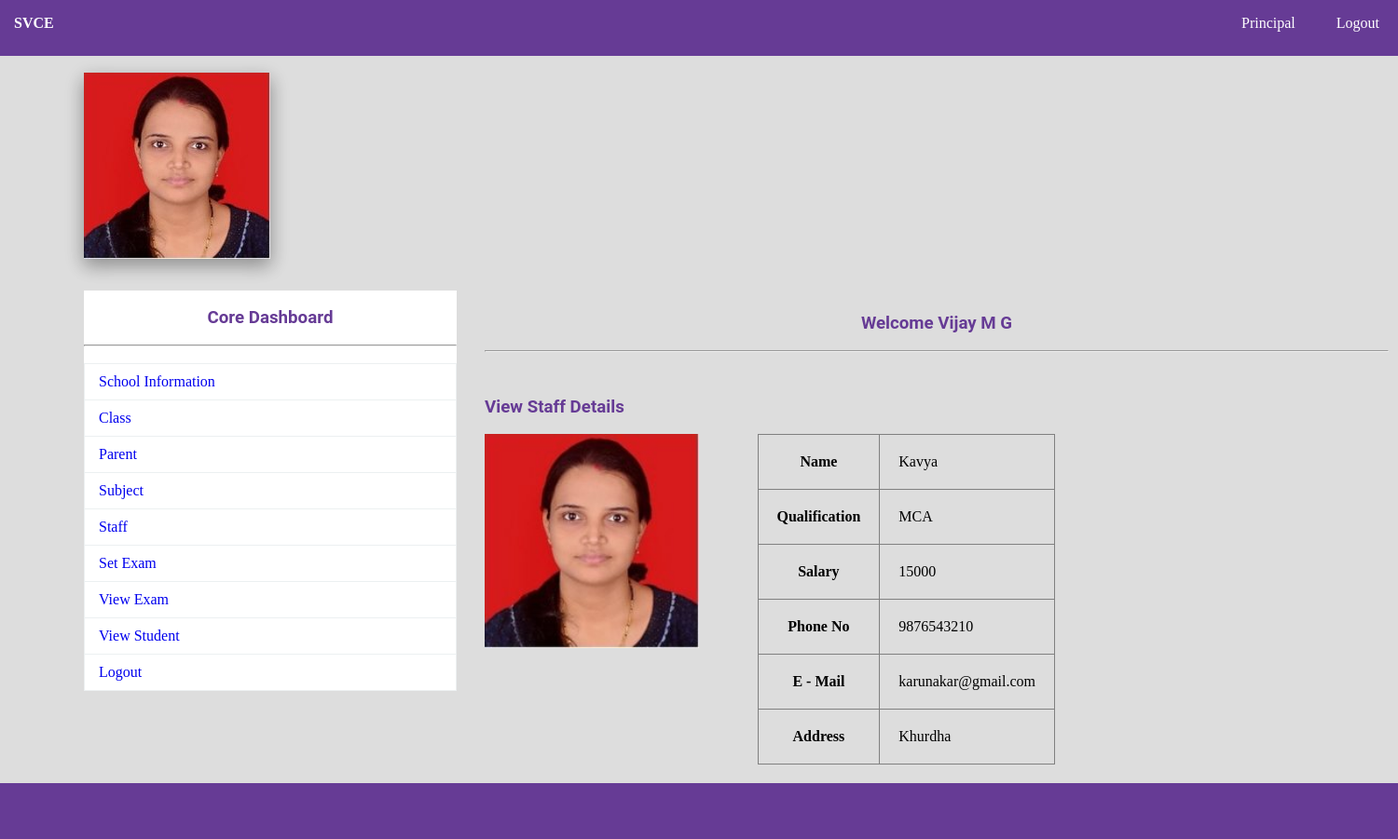
/staff_view.php?id=1 (signed in), run on the app's committed database.
### tables this page shows
CREATE TABLE `staff` (
  `TID` int(11) NOT NULL,
  `TNAME` varchar(150) NOT NULL,
  `TPASS` varchar(150) NOT NULL,
  `QUAL` varchar(150) NOT NULL,
  `SAL` varchar(150) NOT NULL,
  `PNO` varchar(150) NOT NULL,
  `MAIL` varchar(150) NOT NULL,
  `PADDR` text NOT NULL,
  `IMG` varchar(150) NOT NULL
);

### staff_view.php (the view, shortened to what this page needs)
<?php
	include"database.php";
	$sql="SELECT * FROM staff WHERE TID={$_GET["id"]}";
		$res=$db->query($sql);
		if($res->num_rows>0)
		{
			$row=$res->fetch_assoc();
		}
?>
<!DOCTYPE html>
<html>
	<head>
		<link rel="stylesheet" type="text/css" href="css/style.css">
	</head>
	<body>
		<?php include"navbar.php";?><br>
		<img src="img/1.jpg" style="margin-left:90px;" class="sha">
			<div id="section">
				<?php include"sidebar.php";?><br><br><br>
				<h3 class="text">Welcome <?php echo $_SESSION["ANAME"]; ?></h3><br><hr><br>
				<div class="content1">
						<h3 > View Staff Details</h3><br>
						<div class="ibox">
							<img src="<?php echo $row["IMG"]; ?>" height="230" width="230">
						</div>
						<div class="tsbox">
						<table border="1px">
							<tr><th>Name </th> <td> <?php echo $row["TNAME"]; ?></td></tr>
							<tr><th>Qualification </th> <td> <?php echo $row["QUAL"]; ?></td></tr>
							<tr><th>Salary </th> <td> <?php echo $row["SAL"]; ?></td></tr>
							<tr><th>Phone No </th> <td> <?php echo $row["PNO"]; ?></td></tr>
							<tr><th>E - Mail </th> <td> <?php echo $row["MAIL"]; ?></td></tr>
							<tr><th>Address </th> <td> <?php echo $row["PADDR"]; ?></td></tr>
						</table>
						</div>
				</div>
			</div>
			<?php include"footer.php";?>
	</body>
</html>

### css/style.css (style rules this page uses)
* { padding:0px; margin:0px; }
html { background:#dddddd; }
h1,h2,h3,h4,h5,h6,label { font-family:roboto; color:#663b95; }
.sha { -webkit-box-shadow: 0 8px 17px 0 rgba(0, 0, 0, 0.2), 0 6px 20px 0 rgba(0, 0, 0, 0.19); -moz-box-shadow: 0 8px 17px 0 rgba(0, 0, 0, 0.2), 0 6px 20px 0 rgba(0, 0, 0, 0.19); box-shadow: 0 8px 17px 0 rgba(0, 0, 0, 0.2), 0 6px 20px 0 rgba(0, 0, 0, 0.19); }
.content1 { margin-top:30px; }
.text { text-align:center; }
#section { height:auto; width:1400px; margin-left:90px; font-family:cambria; }
.content1 { margin-top:30px; height:auto; width:450px; float:left; }
tr,td,th { padding:20px; }
table { border-collapse:collapse; }
.ibox { width:65%; float:left; }
.tsbox { width:35%; float:left; }

### data on the page
staff: IMG (picture), TNAME "Kavya", QUAL "MCA", SAL "15000", PNO "9876543210", MAIL "karunakar@gmail.com", PADDR "Khurdha"

### other printed values
$_SESSION["ANAME"] "Vijay M G"
